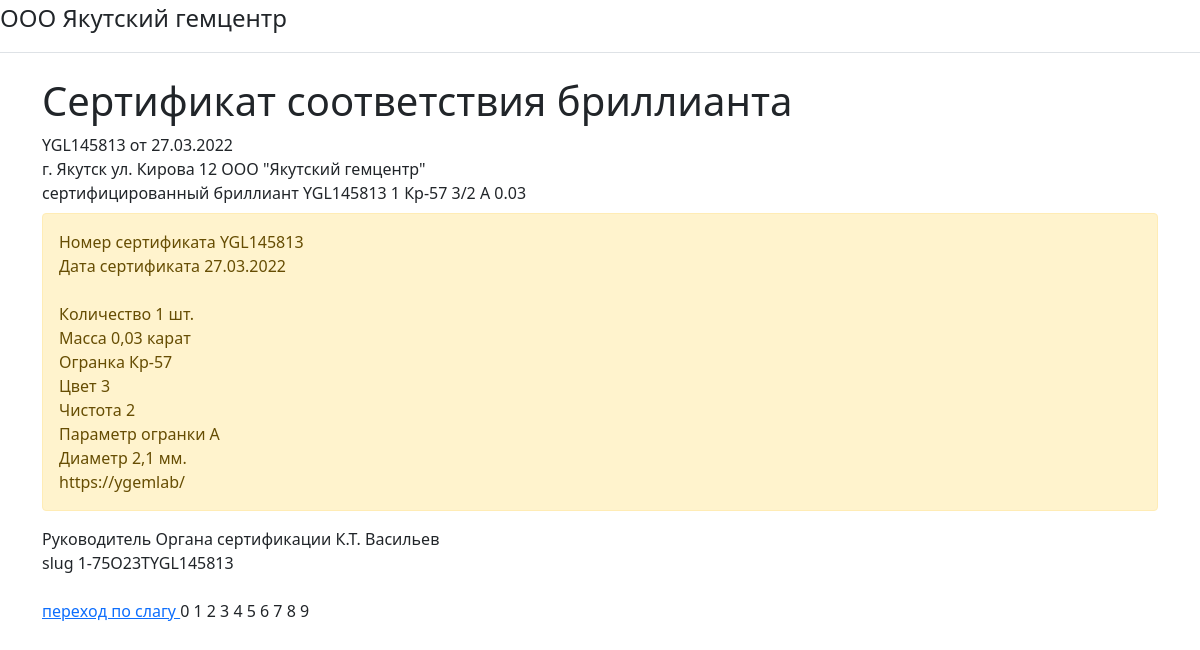
The page /sertif/0/ on the database as committed earlier.
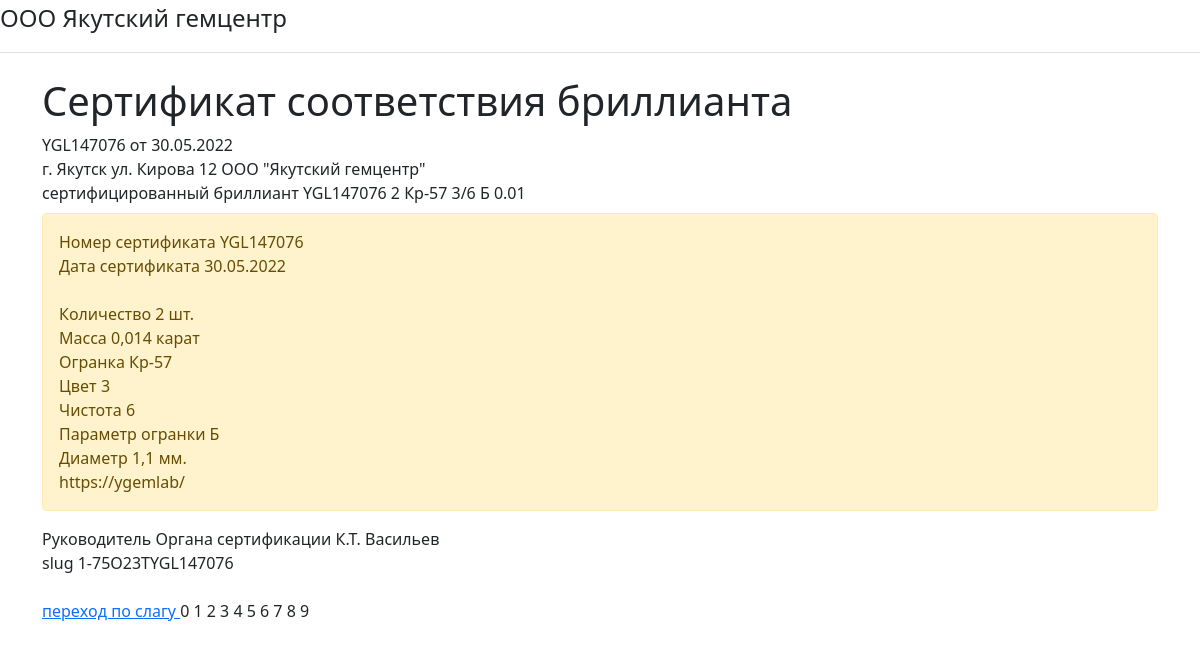
The same page on the database as committed later.
### qrsert/models.py (models this page shows, shortened)
class SertDiamonds(models.Model):
    id_1 = models.IntegerField('id_1')
    kod_t = models.IntegerField('код_т')
    part = models.IntegerField('партия')
    kod_r = models.CharField('код_случ', max_length=6)
    nsert = models.CharField('номер_паспорта', max_length=10)
    dsert = models.CharField('дата_паспорта', max_length=10)
    ogr = models.CharField('огранка', max_length=25)
    shape = models.CharField('shape', max_length=25)
    DiametrMin = models.FloatField('DiametrMin')
    DiametrMax = models.FloatField('DiametrMax')
    sizes = models.FloatField('Размеры')
    obshmass = models.FloatField('ОБЩМАССА')
    carat = models.FloatField('масса')
    pcs = models.IntegerField('штук')
    col_r = models.CharField('цвет', max_length=4)
    cla_r = models.CharField('чистота', max_length=4)
    po_r = models.CharField('геом_парам', max_length=2)
    flour = models.CharField('флуор',  max_length=10)
    comment = models.CharField('комент', max_length=50)
    TotalDepth = models.FloatField('TotalDepth')
    diametr = models.FloatField('diametr')
    PavilDepth = models.FloatField('PavilDepth')
    PavilAngle = models.FloatField('PavilAngle')
    CrownHeight = models.FloatField('CrownHeight')
    CrownAngle = models.FloatField('CrownAngle')
    TableSize = models.FloatField('TableSize')
    Girdle_max = models.FloatField('Girdle_max')
    Girdle_min = models.FloatField('Girdle_min')
    CuletSize = models.FloatField('CuletSize')
    print = models.IntegerField('принт')
    diamdev = models.FloatField('diamdev')
    Weight = models.FloatField('Weight')
    kod = models.FloatField('kod')
    mras = models.FloatField('mras')
    col_gia = models.CharField('col_gia', max_length=20)
    cla_gia = models.CharField('cla_gia', max_length=10)
    cut_gia = models.CharField('cut_gia', max_length=10)
    res = models.CharField('res', max_length=20)
    slug = models.SlugField('slug', max_length=50, unique=True, db_index=True)
    def __str__(self):
        return self.nsert+'  '+str(self.pcs) + '  ' + self.ogr + "  " + self.col_r + '/' + self.cla_r + \
               ' ' + self.po_r + '  ' + str(round(self.carat, 2))
    class Meta:
        verbose_name = 'Сертификат'
        verbose_name_plural = 'Сертификаты'

### qrsert/views.py (the view)
# urls.py: path('sertif/<int:sertid>/', views.sertifpar, name='sertpar'),
def sertifpar(request, sertid):
    diam = get_object_or_404(SertDiamonds, pk=sertid)
    context = {'diam': diam}
    return render(request, 'qrsert/sertif.html', context=context)

### qrsert/templates/qrsert/sertif.html
{% extends 'main/base.html' %}
{% load qr_code %}
{% block title %}
  Сертификат соответствия бриллианта
{% endblock %}
{% block content %}
{% load qr_code %}
{{diam.nsert}}               от  {{diam.dsert}} <br>
г. Якутск  ул. Кирова 12  <td>      ООО "Якутский гемцентр"     </td>   <br>
сертифицированный бриллиант {{diam}}  <br>
 <div class="alert alert-warning mt-2">
Номер сертификата  {{diam.nsert}}  <br>
Дата сертификата   {{diam.dsert}}  <br>
     <br>
Количество         {{diam.pcs}} шт.<br>
Масса              {{diam.carat}} карат<br>
Огранка            {{diam.ogr}} <br>
Цвет               {{ diam.col_r }} <br>
Чистота            {{diam.cla_r}} <br>
Параметр огранки   {{ diam.po_r }} <br>
Диаметр            {{ diam.diametr }} мм. <br>
https://ygemlab/
 </div>
Руководитель Органа сертификации        К.Т. Васильев
<br>
slug {{diam.slug}} <br>
{% qr_from_text "ygemlab.ru/s/"|add:diam.slug size=10 %} <br>
<a href="#" > переход по слагу </a>
{% for i in '0123456789'|make_list %}
{{i}}
{% endfor %}
{% endblock %}

### main/templates/main/base.html (shortened to what this page needs)
<!DOCTYPE html>
<html lang="ru">
<div class="d-flex flex-column flex-md-row align-items-center pb-3 mb-4 border-bottom">
      <a href="/" class="d-flex align-items-center text-dark text-decoration-none">
         <span class="fs-4">ООО Якутский гемцентр</span>
      </a>
    </div>
<head>
    <link rel="stylesheet" href="https://cdn.jsdelivr.net/npm/bootstrap@5.1.3/dist/css/bootstrap.min.css">
</head>
<body>
    <div class="container">
   <h1>{% block title %} {%endblock%} </h1>
       {% block content %} {%endblock%} </div>
</body>
</html>

Rows that differ between the two databases and show on the page:
changed SertDiamonds "Кр-57": nsert "YGL145813" → "YGL147076"; dsert "27.03.2022" → "30.05.2022"; nsert+pcs+ogr "YGL145813 1 Кр-57 3/2 А 0.03" → "YGL147076 2 Кр-57 3/6 Б 0.01"; pcs "1" → "2"; carat "0,03" → "0,014"; cla_r "2" → "6"; po_r "А" → "Б"; diametr "2,1" → "1,1"; slug "1-75O23TYGL145813" → "1-75O23TYGL147076"
